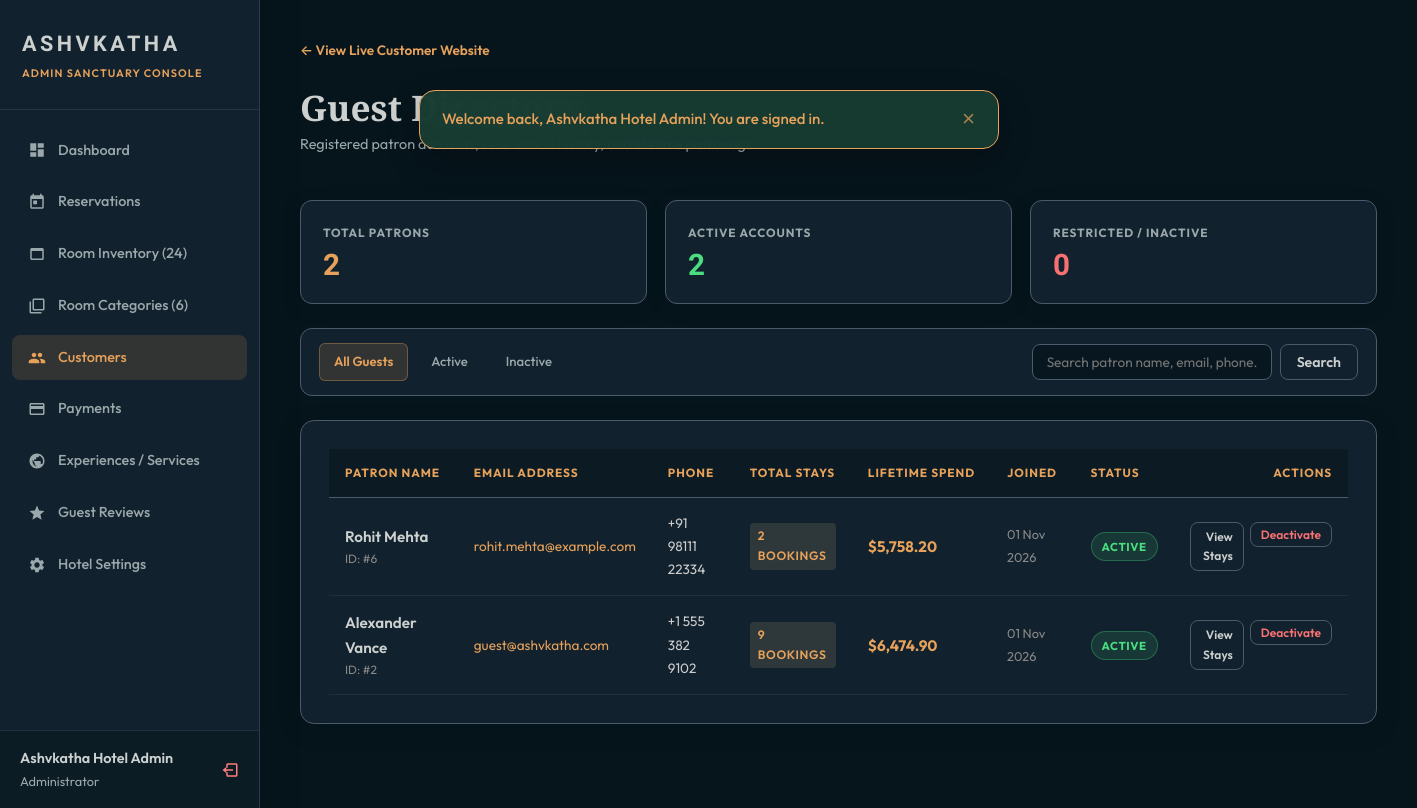
The page /admin/customers.php (signed in) on the database its author committed.
### tables this page shows
CREATE TABLE `users` (
  `id` int(11) NOT NULL AUTO_INCREMENT,
  `name` varchar(100) NOT NULL,
  `email` varchar(100) NOT NULL,
  `phone` varchar(25) DEFAULT NULL,
  `password` varchar(255) NOT NULL,
  `role` enum('customer','admin') NOT NULL DEFAULT 'customer',
  `status` enum('active','inactive') NOT NULL DEFAULT 'active',
  `created_at` timestamp NOT NULL DEFAULT current_timestamp(),
  PRIMARY KEY (`id`),
  UNIQUE KEY `email` (`email`),
  KEY `idx_user_email` (`email`),
  KEY `idx_user_role` (`role`)
);

### admin/customers.php (the view, shortened to what this page needs)
<?php
require_once __DIR__ . '/header.php';
$pdo = get_db();
$search = sanitize_input($_GET['search'] ?? '');
$status_filter = sanitize_input($_GET['status'] ?? 'all');
$where = ["u.role = 'customer'"];
$params = [];
$where_sql = implode(' AND ', $where);
$query = "
    SELECT
        u.*,
        COUNT(b.id) AS total_bookings,
        COALESCE(SUM(CASE WHEN b.status NOT IN ('cancelled', 'rejected') THEN b.total_amount ELSE 0 END), 0) AS total_spend,
        MAX(b.created_at) AS last_booking_date
    FROM users u
    LEFT JOIN bookings b ON b.user_id = u.id
    WHERE {$where_sql}
    GROUP BY u.id
    ORDER BY u.id DESC
";
$stmt = $pdo->prepare($query);
$stmt->execute($params);
$customers = $stmt->fetchAll();
$total_guests_count = $pdo->query("SELECT COUNT(*) FROM users WHERE role = 'customer'")->fetchColumn();
$active_guests_count = $pdo->query("SELECT COUNT(*) FROM users WHERE role = 'customer' AND status = 'active'")->fetchColumn();
?>
<div class="admin-topbar">
    <div>
        <h1 class="admin-page-title">Guest Directory</h1>
        <p class="admin-page-subtitle">Registered patron accounts, reservation history, and lifetime patronage.</p>
    </div>
</div>
<div class="admin-kpis" style="grid-template-columns: repeat(auto-fit, minmax(220px, 1fr)); margin-bottom: 24px;">
    <div class="admin-kpi-card">
        <span class="admin-kpi-title">Total Patrons</span>
        <span class="admin-kpi-value"><?= number_format($total_guests_count) ?></span>
    </div>
    <div class="admin-kpi-card">
        <span class="admin-kpi-title">Active Accounts</span>
        <span class="admin-kpi-value" style="color:#4ade80;"><?= number_format($active_guests_count) ?></span>
    </div>
    <div class="admin-kpi-card">
        <span class="admin-kpi-title">Restricted / Inactive</span>
        <span class="admin-kpi-value" style="color:#f87171;"><?= number_format($total_guests_count - $active_guests_count) ?></span>
    </div>
</div>
<div class="admin-filter-bar">
    <div style="display:flex; gap:8px;">
        <a href="customers.php" class="admin-filter-btn <?= $status_filter === 'all' ? 'active' : '' ?>">All Guests</a>
        <a href="customers.php?status=active" class="admin-filter-btn <?= $status_filter === 'active' ? 'active' : '' ?>">Active</a>
        <a href="customers.php?status=inactive" class="admin-filter-btn <?= $status_filter === 'inactive' ? 'active' : '' ?>">Inactive</a>
    </div>
    <form method="GET" action="customers.php" style="display:flex; gap:8px;">
        <input
            type="text"
            name="search"
            placeholder="Search patron name, email, phone..."
            value="<?= e($search) ?>"
            class="admin-input"
            style="min-width:240px; padding:8px 14px; font-size:0.85rem;"
        >
        <button type="submit" class="admin-btn admin-btn-outline" style="padding:8px 16px;">Search</button>
    </form>
</div>
<div class="admin-card">
    <div class="admin-table-container">
        <table class="admin-table">
            <thead>
                <tr>
                    <th>Patron Name</th>
                    <th>Email Address</th>
                    <th>Phone</th>
                    <th>Total Stays</th>
                    <th>Lifetime Spend</th>
                    <th>Joined</th>
                    <th>Status</th>
                    <th style="text-align:right;">Actions</th>
                </tr>
            </thead>
            <tbody>
                <?php if (empty($customers)): ?>
                    <tr>
                        <td colspan="8" style="text-align:center; padding:40px; color:#888;">
                            No customer records found.
                        </td>
                    </tr>
                <?php else: ?>
                    <?php foreach ($customers as $c): ?>
                    <tr>
                        <td>
                            <div style="font-weight:600; color:var(--ivory-cream); font-size:0.95rem;"><?= e($c['name']) ?></div>
                            <div style="font-size:0.75rem; color:#888;">ID: #<?= e($c['id']) ?></div>
                        </td>
                        <td>
                            <a href="mailto:<?= e($c['email']) ?>" style="color:var(--warm-gold); font-size:0.85rem; text-decoration:none;">
                                <?= e($c['email']) ?>
                            </a>
                        </td>
                        <td>
                            <span style="font-size:0.85rem; color:#ccc;">
                                <?= e($c['phone'] ?: '—') ?>
                            </span>
                        </td>
                        <td>
                            <span class="badge" style="background:rgba(213,185,135,0.15); color:var(--warm-gold);">
                                <?= e($c['total_bookings']) ?> <?= $c['total_bookings'] === 1 ? 'Booking' : 'Bookings' ?>
                            </span>
                        </td>
                        <td>
                            <strong style="color:var(--warm-gold); font-size:0.95rem;">
                                <?= format_currency($c['total_spend']) ?>
                            </strong>
                        </td>
                        <td>
                            <span style="font-size:0.8rem; color:#888;">
                                <?= date('d M Y', strtotime($c['created_at'])) ?>
                            </span>
                        </td>
                        <td>
                            <span class="status-badge <?= $c['status'] === 'active' ? 'status-active' : 'status-inactive' ?>">
                                <?= strtoupper($c['status']) ?>
                            </span>
                        </td>
                        <td style="text-align:right;">
                            <div style="display:flex; justify-content:flex-end; gap:6px;">
                                <a href="bookings.php?search=<?= urlencode($c['email']) ?>" class="admin-btn admin-btn-outline" style="padding:4px 10px; font-size:0.75rem;">
                                    View Stays
                                </a>
                                <form method="POST" action="customers.php" style="display:inline-block;" onsubmit="return confirm('Change status for <?= htmlspecialchars(addslashes($c['name'])) ?>?');">
                                    <button type="submit" class="admin-btn admin-btn-outline" style="padding:4px 10px; font-size:0.75rem; color:<?= $c['status'] === 'active' ? '#f87171' : '#4ade80' ?>;">
                                        <?= $c['status'] === 'active' ? 'Deactivate' : 'Activate' ?>
                                    </button>
                                </form>
                            </div>
                        </td>
                    </tr>
                    <?php endforeach; ?>
                <?php endif; ?>
            </tbody>
        </table>
    </div>
</div>
<?php require_once __DIR__ . '/footer.php'; ?>

### css/global.css (style rules this page uses)
:root { --bg-deep: #06141b; --bg-surface: #11212d; --border-slate: #4a5c6c; --text-muted: #9ba8ab; --text-main: #ccd0cf; --warm-gold: #e6a15a; --gold-hover: #d48f44; --gold-glow: rgba(230, 161, 90, 0.28); --forest-green: #11212d; --forest-dark: #0d1a24; --forest-deep: #06141b; --ivory: #ccd0cf; --ivory-light: #eef0f0; --sand-color: #4a5c6c; --charcoal: #11212d; --charcoal-dark: #06141b; --text-dark: #ccd0cf; --text-light: #ffffff; --text-soft: #ccd0cf; --glass-bg: rgba(17, 33, 45, 0.82); --glass-card: rgba(17, 33, 45, 0.90); --glass-card-hover: rgba(17, 33, 45, 0.98); --border-light: rgba(74, 92, 108, 0.45); --border-gold: rgba(230, 161, 90, 0.45); --border-dark: rgba(74, 92, 108, 0.35); --font-serif: 'Cormorant Garamond', Georgia, serif; --font-title: 'Schibsted Grotesk', -apple-system, BlinkMacSystemFont, sans-serif; --font-body: 'Outfit', -apple-system, BlinkMacSystemFont, sans-serif; --shadow-sm: 0 4px 14px rgba(6, 20, 27, 0.25); --shadow-md: 0 10px 30px rgba(6, 20, 27, 0.45); --shadow-lg: 0 20px 50px rgba(6, 20, 27, 0.65); --shadow-gold: 0 8px 25px rgba(230, 161, 90, 0.35); --radius-sm: 8px; --radius-md: 16px; --radius-lg: 24px; --radius-pill: 50px; }
*, *::before, *::after { box-sizing: border-box; margin: 0; padding: 0; }
html { scroll-behavior: smooth; font-size: 16px; scrollbar-width: thin; scrollbar-color: var(--warm-gold) var(--bg-deep); }
body { font-family: var(--font-body); background-color: var(--bg-deep); color: var(--text-main); line-height: 1.65; -webkit-font-smoothing: antialiased; -moz-osx-font-smoothing: grayscale; overflow-x: hidden; }
h1, h2, h3, h4, h5, h6 { font-family: var(--font-serif); font-weight: 700; color: var(--text-main); line-height: 1.25; }
h1 { font-size: clamp(2.4rem, 4.5vw, 4rem); }
p { color: var(--text-muted); margin-bottom: 1rem; }
.badge { display: inline-block; padding: 0.25rem 0.75rem; border-radius: 30px; font-size: 0.75rem; font-weight: 600; text-transform: uppercase; letter-spacing: 0.05em; }

### rows shown on the page
users: name "Rohit Mehta", id "6", email "rohit.mehta@example.com", phone "+91 98111 22334", total_bookings "2", total_spend "$5,758.20", created_at "01 Nov 2026", status "ACTIVE", shows "Deactivate"
users: name "Alexander Vance", id "2", email "guest@ashvkatha.com", phone "+1 555 382 9102", total_bookings "9", total_spend "$6,474.90", created_at "01 Nov 2026", status "ACTIVE", shows "Deactivate"

### other values the page prints
$admin_user['name'] "Ashvkatha Hotel Admin"
$flash['message'] "Welcome back, Ashvkatha Hotel Admin! You are signed in."
$total_guests_count "2"
$active_guests_count "2"
$total_guests_count - $active_guests_count "0"
